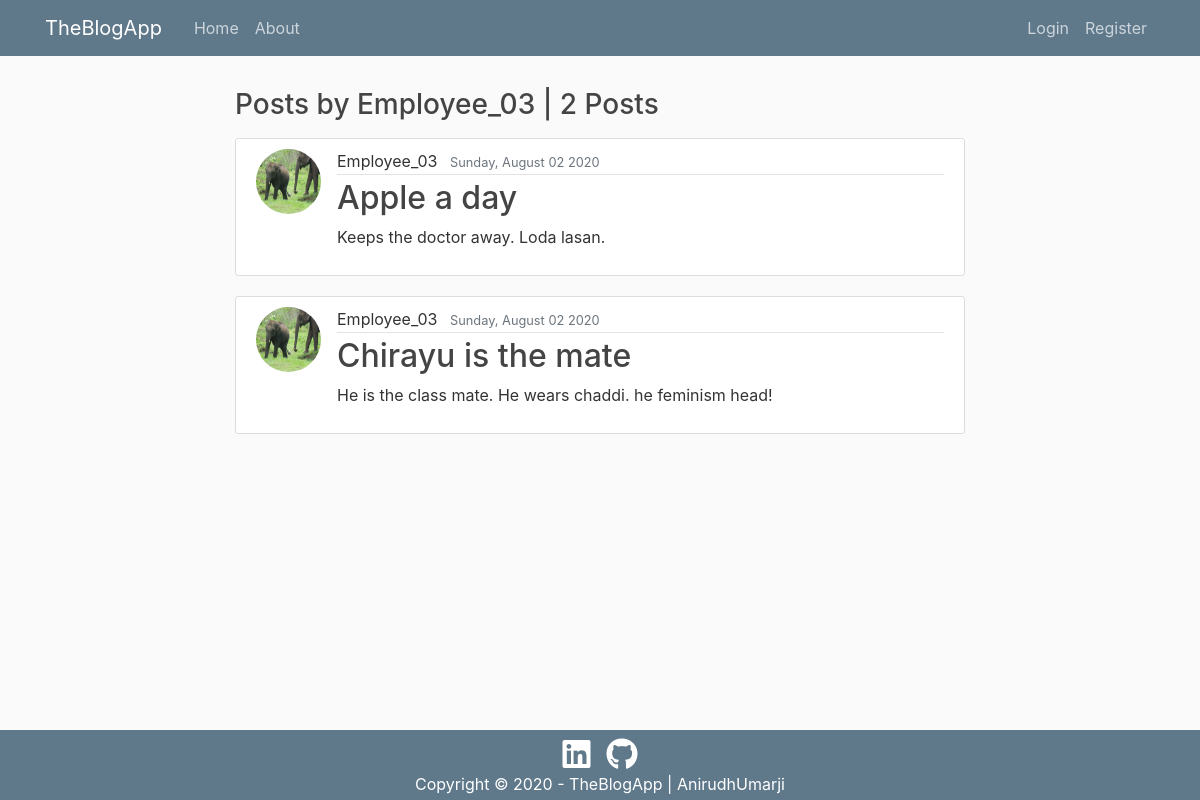
The app's page /user/Employee_03, older data.
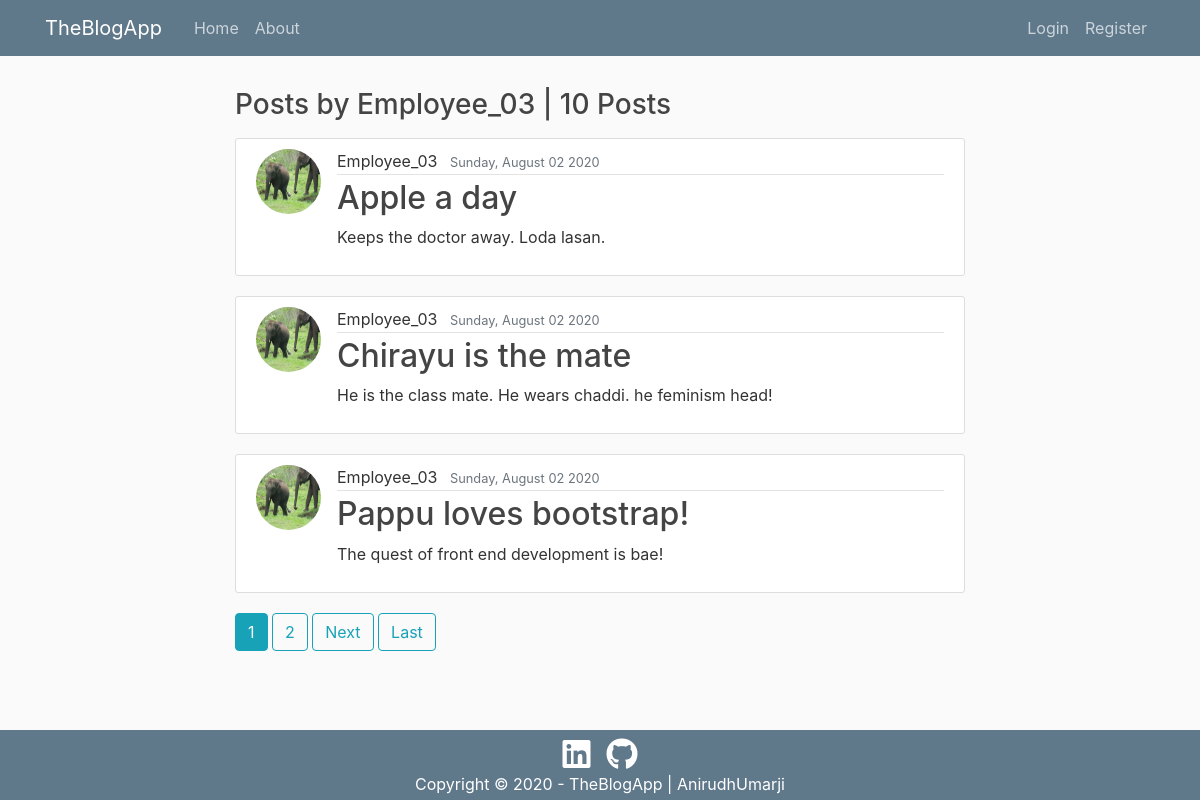
The same page, newer data.
### blog/models.py (models this page shows, shortened)
class Post(models.Model):
    title = models.CharField(max_length=100)
    content = models.TextField()  # Content can be as long as it wants
    date_posted = models.DateTimeField(default=timezone.now)
    author = models.ForeignKey(User, on_delete=models.CASCADE)

### users/models.py (models this page shows, shortened)
class Profile(models.Model):
    user = models.OneToOneField(User, on_delete=models.CASCADE)
    image = models.ImageField(default='default.jpg',
                              upload_to='profile_pics')

### blog/views.py (the view)
# urls.py: path('user/<str:username>', UserPostListView.as_view(), name='user-posts'),
class UserPostListView(ListView):
    model = Post
    template_name = 'blog/user_posts.html'   # <app>/<model>_<viewtype>.html
    context_object_name = 'posts'
    paginate_by = 3
    def get_queryset(self):
        user = get_object_or_404(User, username=self.kwargs.get('username'))
        return Post.objects.filter(author=user).order_by('date_posted')

### blog/templates/blog/user_posts.html (shortened to what this page needs)
{% extends "blog/base.html" %}
{% block content %}
<h3 class="mb-3 mt-2">Posts by {{ view.kwargs.username }} | {{ page_obj.paginator.count }} Posts</h3>
{% for post in posts %}
<article class="media content-section">
   <img class="rounded-circle article-img" src="{{ post.author.profile.image.url }}"
      alt="/Blog_Clone/media/default.jpg">
   <div class="media-body">
      <div class="article-metadata">
         <a class="mr-2" href="{% url 'user-posts' post.author.username %}">{{ post.author }}</a>
         <small class="text-muted">{{ post.date_posted|date:"l, F d Y" }}</small>
      </div>
      <h2><a class="article-title" href="{% url 'post-detail' post.id %}">{{ post.title }}</a></h2>
      <p class="article-content">{{ post.content }}</p>
   </div>
</article>
{% endfor %}
{% if is_paginated %}
{% for num in page_obj.paginator.page_range %}
{% if page_obj.number == num %}
<a href="?page={{ num }}" class="btn btn-info">{{ num }}</a>
{% elif num > page_obj.number|add:'-2' and num < page_obj.number|add:'2' %}
<a href="?page={{ num }}" class="btn btn-outline-info">{{ num }}</a>
{% endif %}
{% endfor %}
{% if page_obj.has_next %}
<a href="?page={{ page_obj.next_page_number }}" class="btn btn-outline-info">Next</a>
<a href="?page={{ page_obj.paginator.num_pages }}" class="btn btn-outline-info">Last</a>
{% endif %}
{% endif %}
{% endblock content %}

Row changes from the older to the newer data that the page shows:
added Post: author.profile.image (picture), author "Employee_03", date_posted "Sunday, August 02 2020", title "Pappu loves bootstrap!", content "The quest of front end development is bae!"
Text that changed along with them:
{{ page_obj.paginator.count }}: "2" → "10"
new list line: "1"
new list line: "2"
text now shown: "Next Last"
